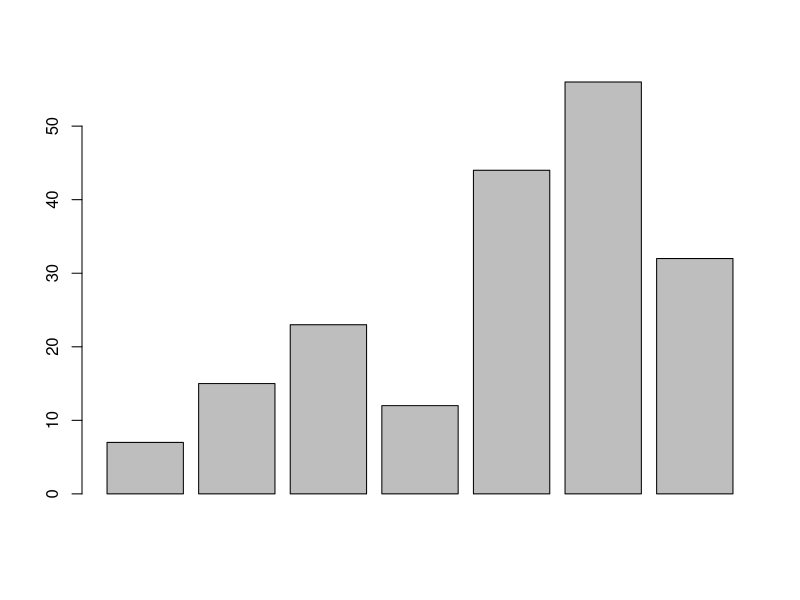
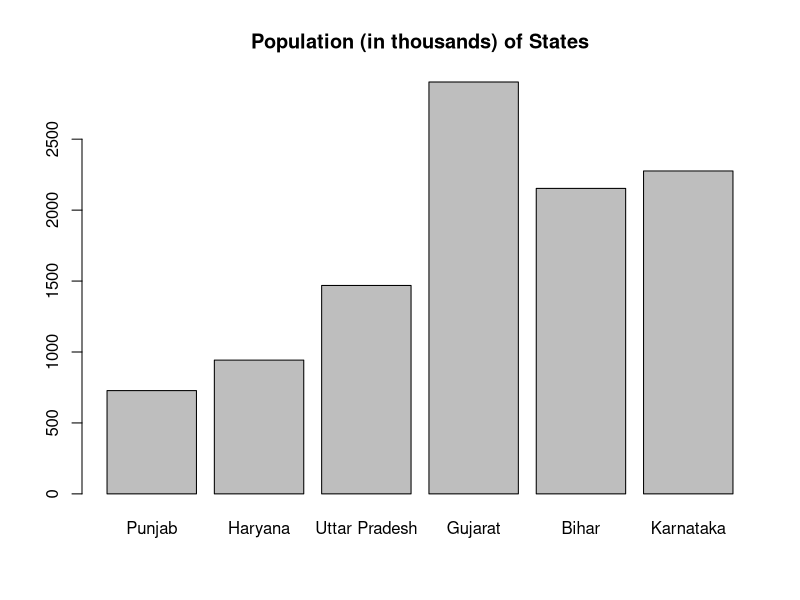
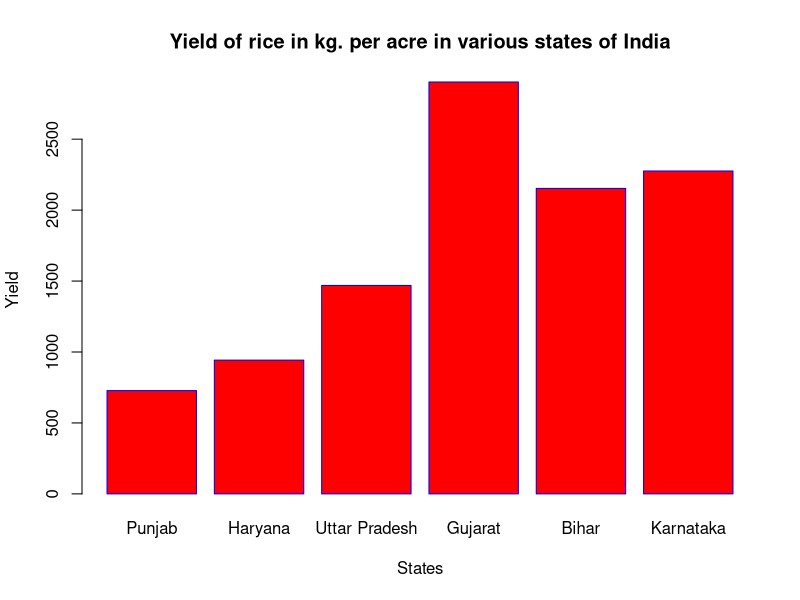
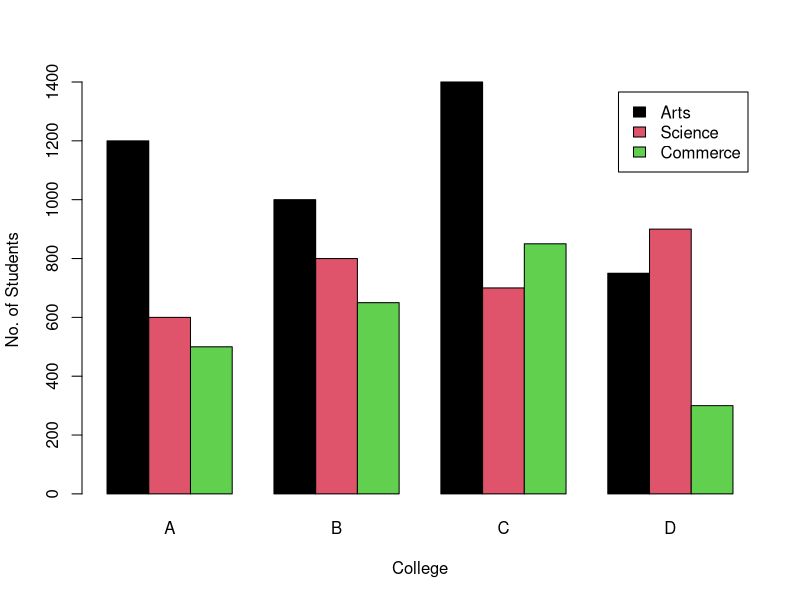
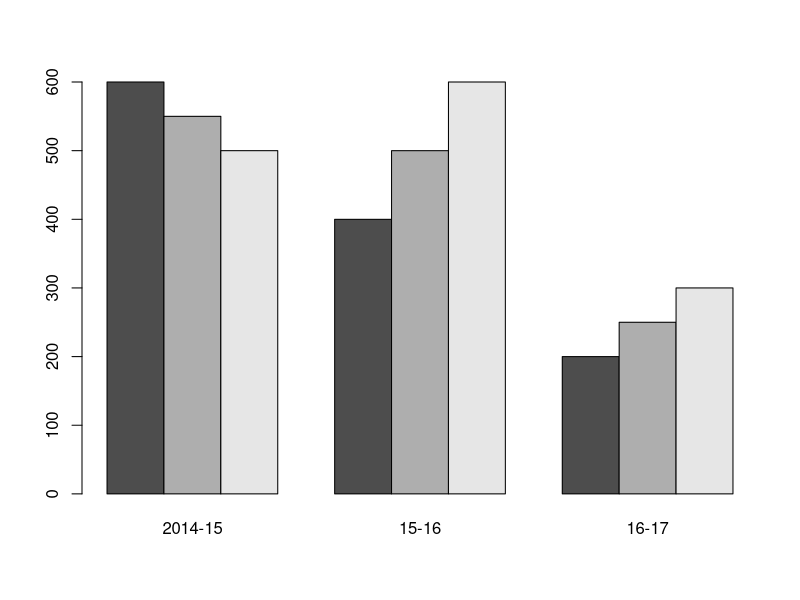
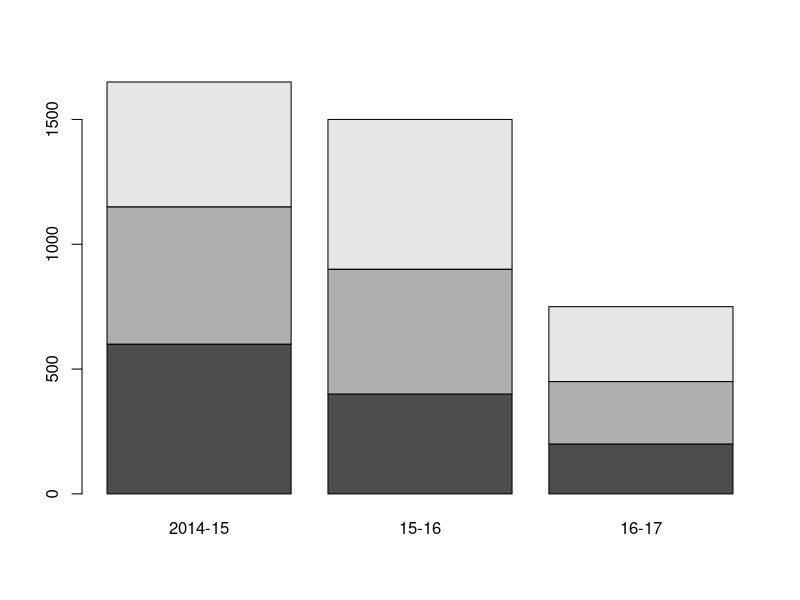
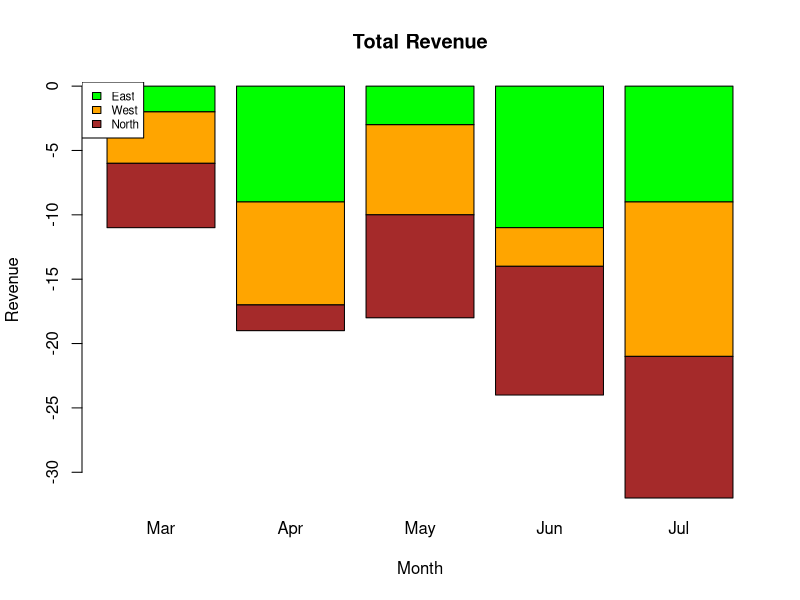
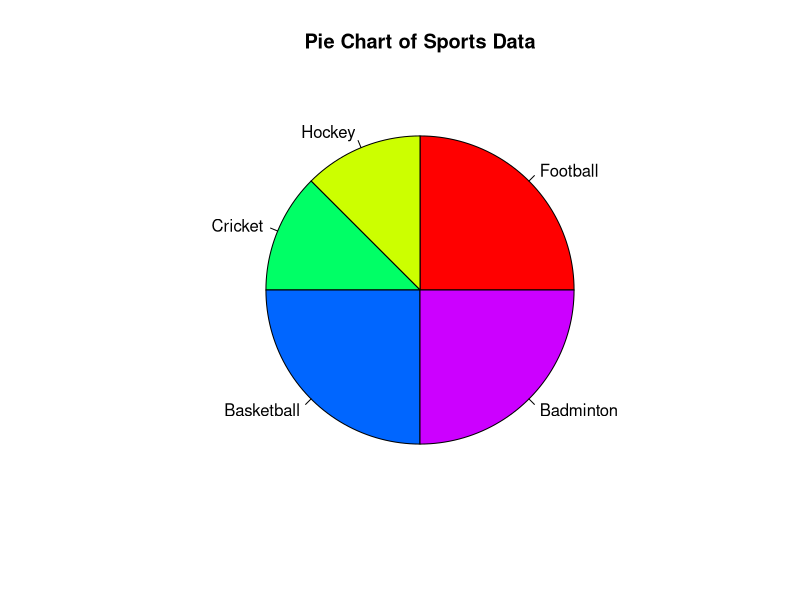

Reproduce these figures in R, in order.
x =c(7, 15, 23, 12, 44, 56, 32)
barplot(x)

x <- c("Punjab", "Haryana", "Uttar Pradesh", "Gujarat", "Bihar", "Karnataka")
y <- c(728, 943, 1469, 2903, 2153, 2276)
barplot(y, names.arg = x, main = "Population (in thousands) of States")

barplot(y, names.arg = x, col = "red", border = "blue", main = "Yield of rice in kg. per acre in various states of India", xlab = "States", ylab = "Yield")

C=c("A", "B", "C", "D")
clgA= c(1200, 600, 500)
clgB = c(1000, 800, 650)
clgC = c(1400, 700, 850)
clgD = c(750, 900, 300)
d = data.frame(clgA, clgB, clgC, clgD)
d1 = as.matrix(d)
barplot(d1, beside = T, names.arg = C, col = 1:2:3, legend = c("Arts","Science", "Commerce"),xlab = "College", ylab = "No. of Students")


Yr = c("2014-15", "15-16", "16-17")
A = c(600, 550, 500)
S = c(400, 500, 600)
C = c(200, 250, 300)

T = data.frame(A, S, C)
M = as.matrix(T)

# Barplot with bars beside each other
barplot(M, beside = TRUE, names.arg = Yr)

# Barplot with stacked bars
barplot(M, beside = FALSE, names.arg = Yr)


colors = c("green", "orange", "brown")
months <- c("Mar", "Apr", "May", "Jun", "Jul")
regions <- c("East", "West", "North")

Values =- matrix(c(2, 9, 3, 11, 9, 4, 8, 7, 3, 12, 5, 2, 8, 10, 11),nrow = 3, ncol = 5, byrow = TRUE)

barplot(Values, main = "Total Revenue", names.arg = months, xlab = "Month", ylab = "Revenue", col = colors)

legend("topleft", regions, cex = 0.7, fill = colors)

# Data
sports <- c("Football", "Hockey", "Cricket", "Basketball", "Badminton")
counts <- c(10, 5, 5, 10, 10)

# Pie chart
pie(counts, labels = sports, main = "Pie Chart of Sports Data", col = rainbow(length(sports)))

# Data
expenditure <- c("Rent", "Food", "Clothing", "Savings")
amount <- c(4000, 5400, 2800, 400)

# Pie chart
pie(amount, labels = expenditure, main = "Expenditure Breakdown", col = rainbow(length(expenditure)))

lb= seq(0,100,25);     
ub=seq(25,125,25);   
x=(lb+ub)/2

f =c(5,8,13,11,3)
y = rep(x,f)
t= seq(0,125,25)
hist(y, breaks=t)

# Data
class_intervals <- c(0, 10, 20, 30, 40, 50, 60, 70)
frequencies <- c(5, 15, 20, 23, 17, 11, 9)

midpoints <- (class_intervals[-length(class_intervals)] + class_intervals[-1]) / 2
plot(midpoints, frequencies, type = "l", xlab = "Class Interval", ylab = "Frequency", main = "Frequency Polygon")
points(midpoints, frequencies)


# Data
class_intervals <- c(0, 10, 20, 30, 40, 50, 60, 70, 80)
frequencies <- c(4, 7, 10, 12, 9, 5, 4, 3)

# Calculate cumulative frequencies
cumulative_frequencies <- cumsum(frequencies)

plot(class_intervals, c(0, cumulative_frequencies), type = "s", xlab = "Score", ylab = "Cumulative Frequency", main = "Ogive", col = "blue", lwd = 2)
points(class_intervals, c(0, cumulative_frequencies), col = "blue", pch = 16)
grid()


















